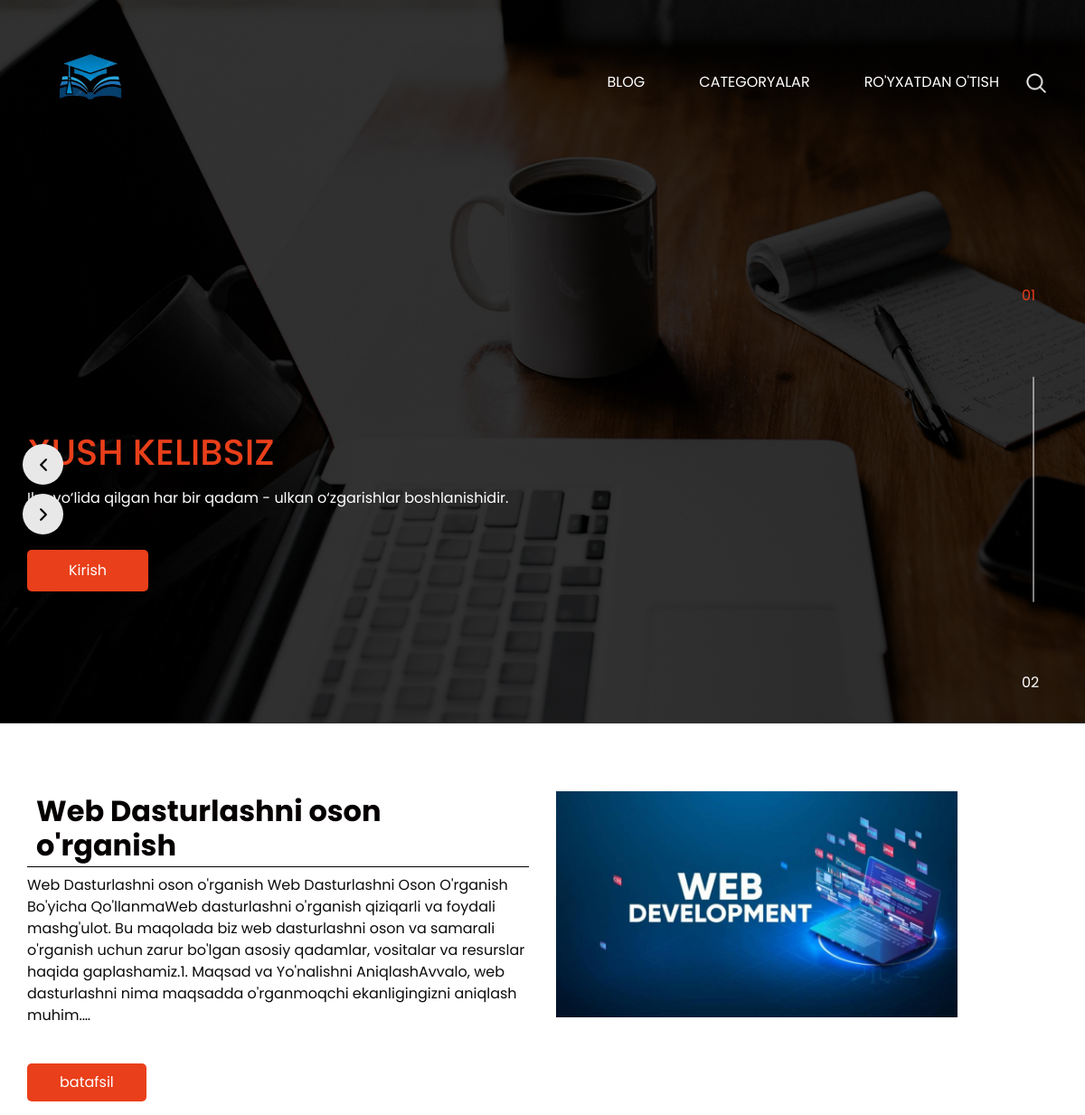
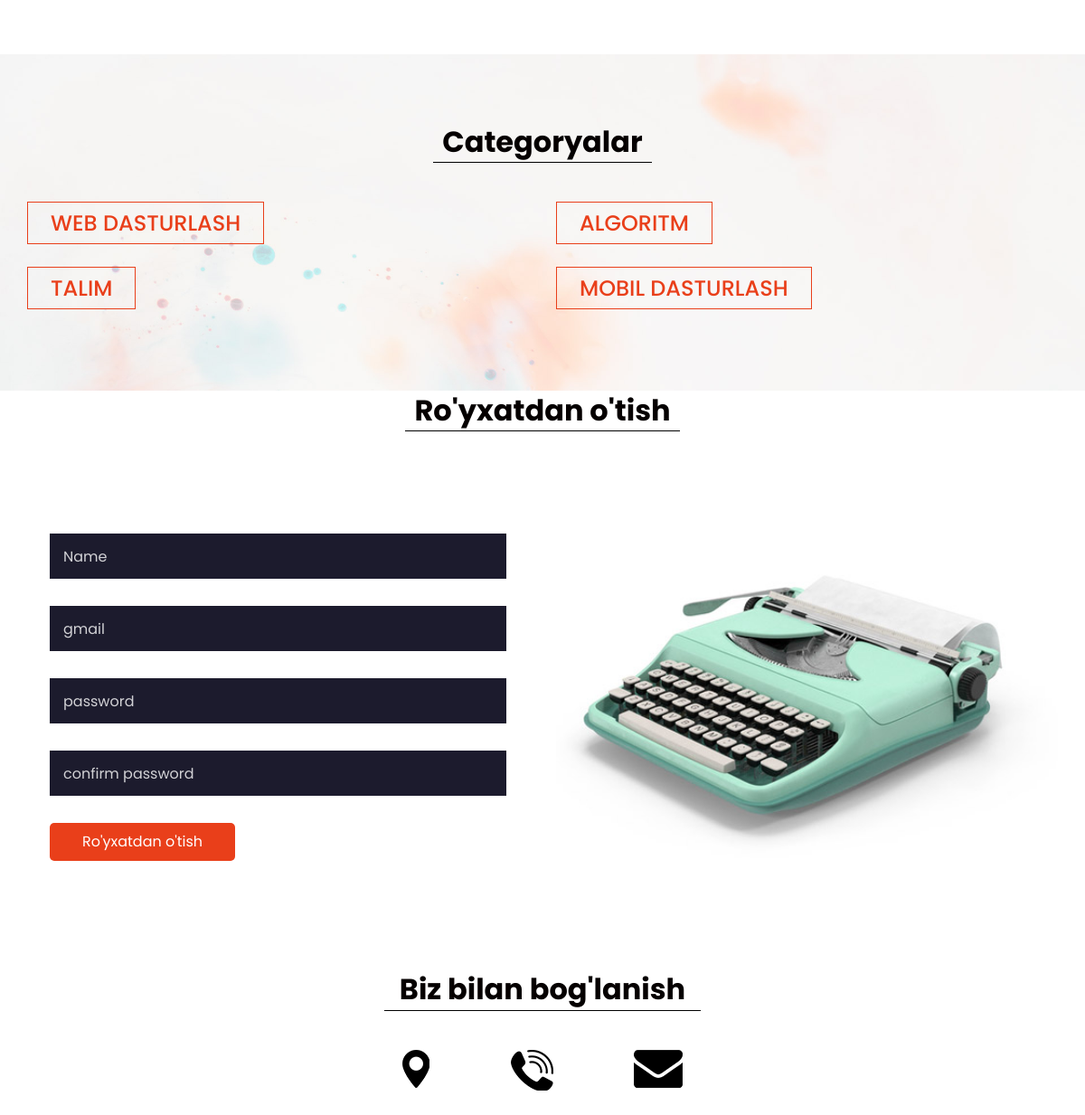
The page /category/web-dasturlash on the database its author committed (2 pictures, top to bottom).
### blogapp/models.py (models this page shows, shortened)
class Blog(models.Model):
    title = models.CharField(max_length=200)
    slug = models.SlugField(max_length=200, unique=True)
    content = models.TextField()
    image = models.ImageField(upload_to="blog/%Y/%m/%d/")
    created_at = models.DateTimeField(auto_now_add=True)
    updated_at = models.DateTimeField(auto_now=True)
    views = models.IntegerField(default=0)
    category = models.ForeignKey(Category, on_delete=models.SET_NULL, null=True)
    user = models.ForeignKey(UserProfile, on_delete=models.SET_NULL, null=True)
    tags = TaggableManager(blank=True)

class Category(models.Model):
    name = models.CharField(max_length=100)
    slug = models.SlugField(max_length=100, unique=True)
    created_at = models.DateTimeField(auto_now_add=True)
    user = models.ManyToManyField(UserProfile)
    image = models.ImageField(upload_to='category/%Y/%m/%d/')
    content = models.TextField()

### blogapp/views.py (the view)
# urls.py: path('category/<slug:slug>', CategoryBlog.as_view(), name='category_blog'),
class CategoryBlog(BasicView, View):
    def get(self, request, slug):
        context = {}
        category= Category.objects.get(slug=slug)
        context['blogs'] = Blog.objects.filter(category=category)
        context['category']=category
        context['categories'] = self.category()
        context['tags'] = self.tag()
        return render(request, 'home.html', context)

### blogapp/views.py (called while the page is built)
    def category(self):
        return Category.objects.all()

    def tag(self):
        return Tag.objects.all()

### templates/home.html (shortened to what this page needs)
<!DOCTYPE html>
{% load static %}
<html>
<head>
  <link rel="stylesheet" type="text/css"
    href="https://cdnjs.cloudflare.com/ajax/libs/OwlCarousel2/2.1.3/assets/owl.carousel.min.css" />
  <link rel="stylesheet" href="https://maxcdn.bootstrapcdn.com/font-awesome/4.3.0/css/font-awesome.min.css">
  <link rel="stylesheet" type="text/css" href="{% static 'css/bootstrap.css' %}" />
  <link href="{% static 'css/style.css' %}" rel="stylesheet" />
  <link href="{% static 'css/responsive.css' %}" rel="stylesheet" />
</head>
<body>
  <div class="hero_area">
    <header class="header_section">
      <div class="container">
        <nav class="navbar navbar-expand-lg custom_nav-container pt-3">
          <a class="navbar-brand mr-5" href="index.html">
            <img src="{% static 'images/sherali.png' %}" alt="" style="height: 30%; width: 30%;">
          </a>
          <div class="collapse navbar-collapse" id="navbarSupportedContent">
            <div class="d-flex ml-auto flex-column flex-lg-row align-items-center">
              <ul class="navbar-nav  ">
                <li class="nav-item active">
                  <a class="nav-link" href="{% url 'home' %}">Blog<span class="sr-only">(current)</span></a>
                </li>
                <li class="nav-item">
                  <a class="nav-link" href="{% url 'category_list' %}">Categoryalar</a>
                </li>
                <li class="nav-item">
                  <a class="nav-link" href="{% url 'register' %}">Ro'yxatdan o'tish</a>
                </li>
              </ul>
              <form class="form-inline">
                <button class="btn  my-2 my-sm-0 nav_search-btn" type="submit"></button>
              </form>
            </div>
          </div>
        </nav>
      </div>
    </header>
    <section class=" slider_section position-relative">
      <div id="carouselExampleIndicators" class="carousel slide" data-ride="carousel">
        <ol class="carousel-indicators">
          <li data-target="#carouselExampleIndicators" data-slide-to="0" class="active">01</li>
          <li data-target="#carouselExampleIndicators" data-slide-to="1">02</li>
        </ol>
        <div class="carousel-inner">
          <div class="carousel-item active">
            <div class="container">
              <div class="row">
                <div class="col-md-7">
                  <div class="detail-box">
                    <div>
                      <h1>
                        <br>
                        <span>
                          Xush kelibsiz</q>
                        </span>
                      </h1>
                      <p>
                        Ilm yo‘lida qilgan har bir qadam - ulkan o‘zgarishlar boshlanishidir.
                      </p>
                      <div class="btn-box">
                        <a href="{% url 'login' %}" class="btn-1">
                          Kirish
                        </a>
                      </div>
                    </div>
                  </div>
                </div>
              </div>
            </div>
          </div>
        </div>
        <div class="custom_carousel-control">
          <a class="carousel-control-prev" href="#carouselExampleIndicators" role="button" data-slide="prev">
          </a>
          <a class="carousel-control-next" href="#carouselExampleIndicators" role="button" data-slide="next">
          </a>
        </div>
      </div>
    </section>
  </div>
  <section class="about_section layout_padding">
    <div class="container">
        {% for blog in blogs %}
      <div class="row">
        <div class="col-md-6">
          <div class="detail-box">
            <div class="heading_container">
              <h2>
                {{blog.title}}
              </h2>
            </div>
            <p>
           {{blog.content|truncatechars:'400'}}
            </p>
            <a href="{% url 'blog_detail' blog.slug %}">
              batafsil
            </a>
          </div>
        </div>
        <div class="col-md-6">
          <div class="img-box">
            <img src="{{ blog.image.url}}" style="width: 80%; height: 40%;">
          </div>
        </div>
      </div>
      {% endfor %}
    </div>
  </section>
  <div class="body_bg layout_padding">
    <section class="service_section ">
      <div class="container">
        <div class="heading_container">
          <h2>
        Categoryalar
          </h2>
        </div>
      </div>
      <div class="container">
            <div class="row">
                {% for category in categories %}
                    <div class="col-md-6">
                        <div class="box">
                        <h4>
                          <a href="{% url 'category_blog' category.slug %}">{{category.name}}</a>
                        </h4>
                        </div>
                    </div>
                 {% endfor %}
            </div>
        </div>
      </div>
    <section class="contact_section">
      <div class="container">
        <div class="heading_container">
          <h2>
           Ro'yxatdan o'tish
          </h2>
        </div>
      </div>
      <div class="container contact_bg layout_padding2-top">
        <div class="row">
          <div class="col-md-6">
            <div class="contact_form ">
              <form action="">
                <input type="text" placeholder="Name ">
                <input type="email" placeholder="gmail">
                <input type="text" placeholder="password">
                <input type="text" placeholder="confirm password">
                <button>
                  Ro'yxatdan o'tish
                </button>
              </form>
            </div>
          </div>
          <div class="col-md-6">
            <div class="img-box">
              <img src="{% static 'images/contact-img.jpg' %}" alt="">
            </div>
          </div>
        </div>
      </div>
    </section>
  <section class="info_section layout_padding">
    <div class="footer_contact">
      <div class="heading_container">
        <h2>
          Biz bilan bog'lanish
        </h2>
      </div>
      <div class="box">
        <a href="" class="img-box">
          <img src="{% static 'images/location.png' %}" alt="" class="img-1">
        </a>
        <a href="" class="img-box">
          <img src="{% static 'images/call.png' %}" alt="" class="img-1">
        </a>
        <a href="" class="img-box">
          <img src="{% static 'images/envelope.png' %}" alt="" class="img-1">
        </a>
      </div>
    </div>
  </section>
</body>
</html>

### static/css/responsive.css (style rules this page uses)
@media (min-width: 1200px) { .container { max-width: 1170px; } }

### rows shown on the page
Blog: title "Web Dasturlashni oson o'rganish", content "Web Dasturlashni oson o'rganish Web Dasturlashni Oson O'rganish Bo'yicha Qo'llanmaWeb dasturlashni o'rganish qiziqarli va foydali mashg'ulot. Bu maqolada biz web dasturlashni oson va samarali o'rganish uchun zarur bo'lgan asosiy qadamlar, vositalar va resurslar haqida gaplashamiz.1. Maqsad va Yo'nalishni AniqlashAvvalo, web dasturlashni nima maqsadda o'rganmoqchi ekanligingizni aniqlash muhim.…", image (picture)
Category: name "WEB DASTURLASH"
Category: name "ALGORITM"
Category: name "TALIM"
Category: name "MOBIL DASTURLASH"
